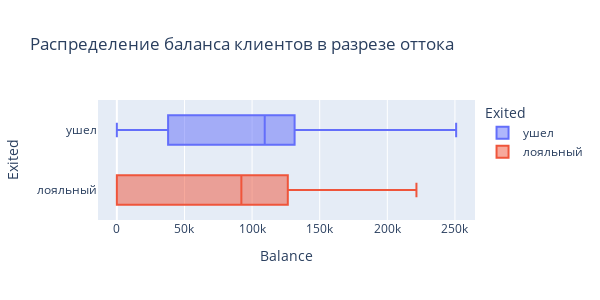

Notebook source saved alongside this figure:
### Markdown cell above
Гистограммы не информативны.

### Code cell
# для сравнения вариант из Plotly
fig = px.box(
    data_frame=churn_data, #датафрейм
    y="Exited", #ось x
    x="Balance", #ось y
    color='Exited', #расцветка в зависимости от страны
    orientation='h', #ориентация графика
    height=300, #высота
    width=600, #ширина
    title='Распределение баланса клиентов в разрезе оттока' #заголовок
)
fig.show()
# сохраняем 
fig.write_html("plotly/9.3.html")

### Figure 1 — Plotly figure (JSON) as saved in the notebook; plotly's stock layout.template omitted (floating-point values rounded to 4 significant figures; data arrays with more than 128 entries replaced by an {"elided": "..."} marker saying what was removed)
{"data": [{"alignmentgroup": "True", "hovertemplate": "Exited=%{y}<br>Balance=%{x}<extra></extra>", "legendgroup": "ушел", "marker": {"color": "#636efa"}, "name": "ушел", "notched": false, "offsetgroup": "ушел", "orientation": "h", "showlegend": true, "type": "box", "x": {"elided": "2037 float values"}, "x0": " ", "xaxis": "x", "y": {"elided": "2037 str values"}, "y0": " ", "yaxis": "y"}, {"alignmentgroup": "True", "hovertemplate": "Exited=%{y}<br>Balance=%{x}<extra></extra>", "legendgroup": "лояльный", "marker": {"color": "#EF553B"}, "name": "лояльный", "notched": false, "offsetgroup": "лояльный", "orientation": "h", "showlegend": true, "type": "box", "x": {"elided": "7963 float values"}, "x0": " ", "xaxis": "x", "y": {"elided": "7963 str values"}, "y0": " ", "yaxis": "y"}], "layout": {"boxmode": "overlay", "height": 300, "legend": {"title": {"text": "Exited"}, "tracegroupgap": 0}, "title": {"text": "Распределение баланса клиентов в разрезе оттока"}, "width": 600, "xaxis": {"anchor": "y", "domain": [0, 1], "title": {"text": "Balance"}}, "yaxis": {"anchor": "x", "categoryarray": ["лояльный", "ушел"], "categoryorder": "array", "domain": [0, 1], "title": {"text": "Exited"}}}}
